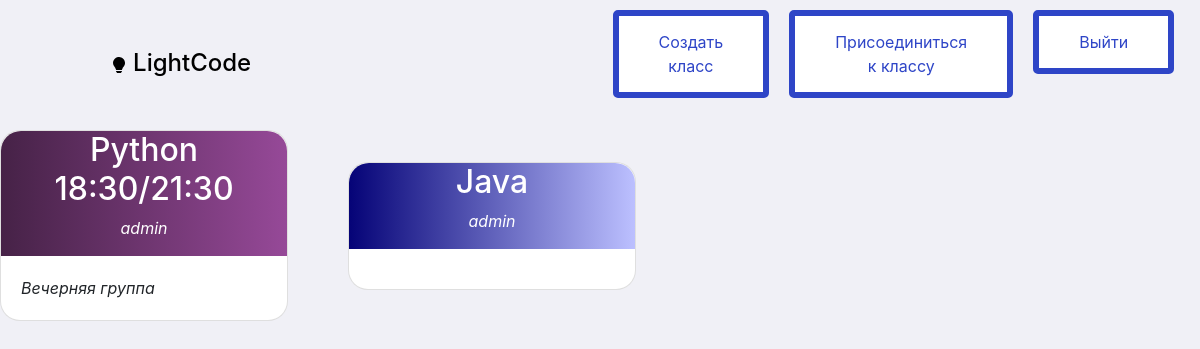
Page /classroom/home/ (signed in) on the committed database.
### classroom/models.py (models this page shows, shortened)
class Teacher(models.Model):
    teacher = models.ForeignKey(settings.AUTH_USER_MODEL, on_delete=models.CASCADE, verbose_name='Ментор')
    classroom = models.ForeignKey(Classroom, on_delete=models.CASCADE)
    created_date = models.DateTimeField(auto_now_add=True, verbose_name='Дата создания')
    class Meta:
        verbose_name = 'Ментор'
        verbose_name_plural = 'Менторы'

class Classroom(models.Model):
    classroom_name = models.CharField(max_length=99, verbose_name='Название')
    section = models.CharField(max_length=99, verbose_name='Раздел')
    class_code = models.CharField(max_length=10, default='0000000')
    created_date = models.DateTimeField(auto_now_add=True, verbose_name='Дата создания')

### account/models.py (models this page shows, shortened)
class MyUser(AbstractBaseUser, PermissionsMixin):
    username = models.CharField(
        max_length=50,
        verbose_name='Имя пользователя',
        unique=True,
    )
    phone_number = PhoneNumberField(
        verbose_name=('Номер телефона'),
        unique=True
    )
    status = models.PositiveSmallIntegerField(
        choices=(
            (1, 'Простой пользователь'),
            (2, 'Студент'),
            (3, 'Менеждер'),
            (4, 'Ментор'),
            (5, 'Копирайтер'),
        ),
        default=1,
        verbose_name=('Статус')
    )
    created_date = models.DateField(auto_now_add=True, verbose_name='Дата создания аккаунта')
    is_active = models.BooleanField(
        default=True,
        verbose_name=('Пользователь активен?')
    )
    is_admin = models.BooleanField(
        default=False,
        verbose_name=('Админ')
    )
    objects = MyUserManager()
    USERNAME_FIELD = 'phone_number'
    REQUIRED_FIELDS = ['username', ]
    def __str__(self):
        return self.username
    class Meta:
        verbose_name = 'Пользователь'
        verbose_name_plural = 'Пользователи'

### classroom/views.py (the view)
# urls.py: path('home/', views.home, name='home'),
@login_required(login_url='login')
def home(request):
    teacher_mapping = Teacher.objects.filter(teacher=request.user).select_related('classroom')
    student_mapping = Student.objects.filter(student=request.user).select_related('classroom')
    teachers_all = Teacher.objects.all()
    mappings = chain(teacher_mapping, student_mapping)
    return render(request, 'classroom/home.html', {'mappings': mappings, 'teachers_all': teachers_all})

### classroom/templates/classroom/home.html (shortened to what this page needs)
{% extends 'classroom/hamburger.html' %}
{% load static %}
{% load i18n %}
{% block head %}
   <link rel="stylesheet" type="text/css" href="{% static 'css/card.css' %}">
{% endblock %}
{% block hamburger %}
    {% if mappings %}
    <div class="row" style="display: flex; flex-wrap: wrap; align-items: center; gap: 10px;">
        {% for mapping in mappings %}
            {% if forloop.counter|divisibleby:4 %}
                    <div >
                        <div class="card custom_card card-margin" style="width: 18rem;">
                                    <div class="img-as-background colorme">
                                        <a href="{% url 'render_class' mapping.classroom.id %}" style="text-decoration: none;"><h2 class="class-name-style">{{ mapping.classroom.classroom_name|truncatechars:30 }}</h2> </a>
                                        {% for teacher in teachers_all %}
                                            {% if teacher.classroom == mapping.classroom %}
                                                <p class="section-style"><i>{{ teacher.teacher|truncatechars:15 }}</i></p>
                                            {% endif %}
                                        {% endfor %}
                                    </div>
                            <div class="card-body card-text"><i>{{ mapping.classroom.section|truncatechars:20 }}</i>
                            </div>
                        </div>
                    </div>
    </div>
    {% if not forloop.last %}
    <br>
    <div class="row">
    {% endif %}
            {% else %}
            <div>
                <div class="card custom_card card-margin" style="width: 18rem;">
                            <div class="img-as-background colorme">
                                <a href="{% url 'render_class' mapping.classroom.id %}" style="text-decoration: none;"><h2 class="class-name-style">{{ mapping.classroom.classroom_name|truncatechars:30 }}</h2> </a>
                                {% for teacher in teachers_all %}
                                    {% if teacher.classroom == mapping.classroom %}
                                        <p class="section-style"><i>{{ teacher.teacher|truncatechars:30 }}</i></p>
                                    {% endif %}
                                {% endfor %}
                            </div>
                    <div class="card-body card-text"><i>{{ mapping.classroom.section|truncatechars:30 }}</i></div>
                </div>
            </div>
            {% endif %}
        {% endfor %}
    </div>
    {% endif %}
{% endblock %}

### static/css/hamburger.css (style rules this page uses)
body { margin: 0; padding: 0; background:#f0f0f6 !important; color: #ffffff; font-family: "Avenir Next", "Avenir", sans-serif; }

### static/css/card.css (style rules this page uses)
.img-as-background { border-radius: 20px 20px 0px 0px !important; }
.class-name-style { text-align: center; color: white; }
.section-style { text-align: center; color: white; }
.custom_card { border-radius: 20px !important ; }
.card-margin { margin-right: 50px !important; }

### rows in the picture
Teacher: classroom.classroom_name "Python 18:30/21:30", teacher "admin", classroom.section "Вечерняя группа"
Teacher: classroom.classroom_name "Java", teacher "admin"
